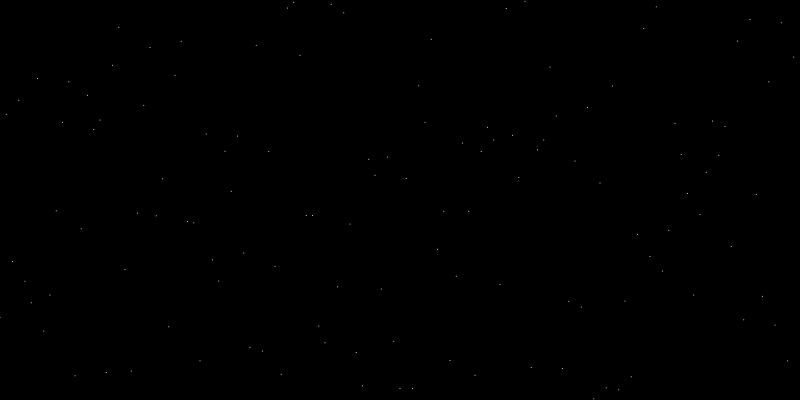
Frame 1 (no input)
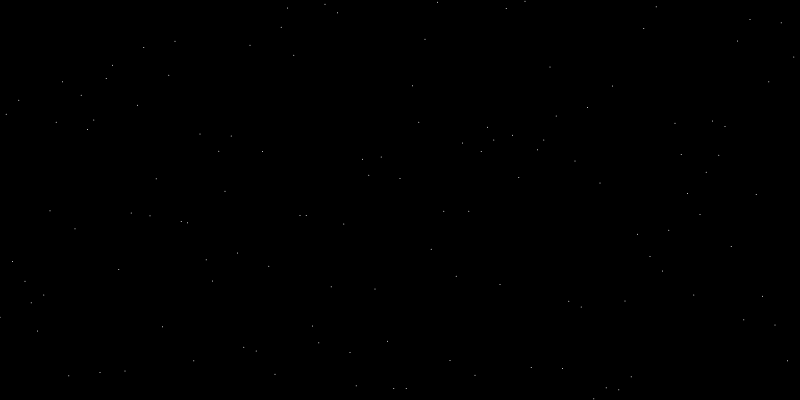
Frame 60 (no input)
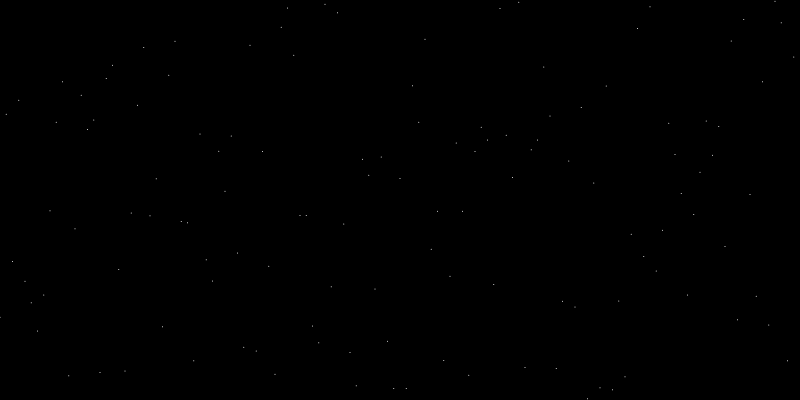
Frame 120 (the mouse pressed at the canvas centre since frame 60)

The p5.js sketch that drew these frames (run headless with seeded random() and noise() and a simulated clock; from frame 60 on, the mouse is pressed at the canvas centre):

// p5.js sketch
// ── sketch.js
let num = 128;

let values = [];
let states = [];

function setup() {
  createCanvas(800, 400);
  values = new Array(num);
  for (let i = 0; i < values.length; i++) {
    values[i] = random(height);
    states[i] = -1;
  }
  
  bubbleSort(values);
}

function draw() {
  resetMatrix();
  translate(0, height);
  background(0);

  for (let i = 0; i < values.length; i++) {

    stroke(255);
    point(i / num * width, -values[i]);
  }
}


// ── sort.js
async function bubbleSort(arr) {

  for (let i = 0; i < arr.length; i++) {
    for (let j = 0; j < arr.length - i - 1; j++) {
      let a = await arr[j];
      let b = await arr[j + 1];
      if (a > b) {
        await swap(arr, j, j + 1);
      }
    }
  }
}

async function swap(arr, a, b) {
  await sleep(0);
  let temp = arr[a];
  arr[a] = arr[b];
  arr[b] = temp;
}

function sleep(ms) {
  return new Promise(resolve => setTimeout(resolve, ms));
}
